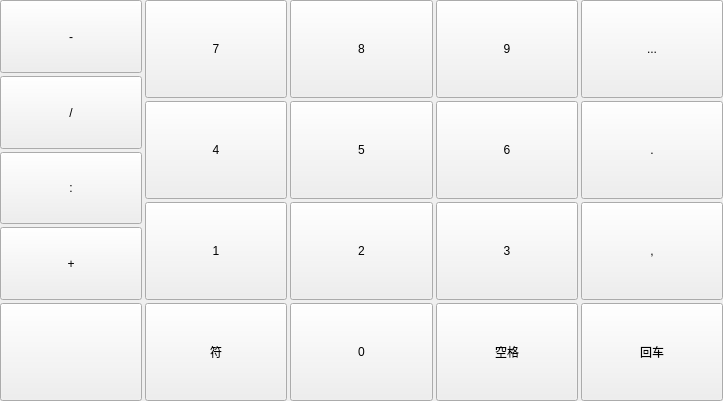
<?xml version="1.0" encoding="UTF-8"?>
<ui version="4.0">
 <class>FormNumPad</class>
 <widget class="QWidget" name="FormNumPad">
  <property name="geometry">
   <rect>
    <x>0</x>
    <y>0</y>
    <width>723</width>
    <height>401</height>
   </rect>
  </property>
  <property name="windowTitle">
   <string>Form</string>
  </property>
  <layout class="QGridLayout" name="gridLayout">
   <property name="margin">
    <number>0</number>
   </property>
   <property name="spacing">
    <number>3</number>
   </property>
   <item row="0" column="0" rowspan="3">
    <layout class="QVBoxLayout" name="verticalLayout">
     <property name="spacing">
      <number>3</number>
     </property>
     <item>
      <widget class="QToolButton" name="toolButton_Minus">
       <property name="sizePolicy">
        <sizepolicy hsizetype="Preferred" vsizetype="Preferred">
         <horstretch>0</horstretch>
         <verstretch>0</verstretch>
        </sizepolicy>
       </property>
       <property name="focusPolicy">
        <enum>Qt::NoFocus</enum>
       </property>
       <property name="text">
        <string>-</string>
       </property>
      </widget>
     </item>
     <item>
      <widget class="QToolButton" name="toolButton_Line">
       <property name="sizePolicy">
        <sizepolicy hsizetype="Preferred" vsizetype="Preferred">
         <horstretch>0</horstretch>
         <verstretch>0</verstretch>
        </sizepolicy>
       </property>
       <property name="focusPolicy">
        <enum>Qt::NoFocus</enum>
       </property>
       <property name="text">
        <string>/</string>
       </property>
      </widget>
     </item>
     <item>
      <widget class="QToolButton" name="toolButton_Colon">
       <property name="sizePolicy">
        <sizepolicy hsizetype="Preferred" vsizetype="Preferred">
         <horstretch>0</horstretch>
         <verstretch>0</verstretch>
        </sizepolicy>
       </property>
       <property name="focusPolicy">
        <enum>Qt::NoFocus</enum>
       </property>
       <property name="text">
        <string>:</string>
       </property>
      </widget>
     </item>
     <item>
      <widget class="QToolButton" name="toolButton_Plus">
       <property name="sizePolicy">
        <sizepolicy hsizetype="Preferred" vsizetype="Preferred">
         <horstretch>0</horstretch>
         <verstretch>0</verstretch>
        </sizepolicy>
       </property>
       <property name="focusPolicy">
        <enum>Qt::NoFocus</enum>
       </property>
       <property name="text">
        <string>+</string>
       </property>
      </widget>
     </item>
    </layout>
   </item>
   <item row="0" column="1">
    <widget class="QToolButton" name="toolButton_7">
     <property name="sizePolicy">
      <sizepolicy hsizetype="Preferred" vsizetype="Preferred">
       <horstretch>0</horstretch>
       <verstretch>0</verstretch>
      </sizepolicy>
     </property>
     <property name="focusPolicy">
      <enum>Qt::NoFocus</enum>
     </property>
     <property name="text">
      <string>7</string>
     </property>
    </widget>
   </item>
   <item row="0" column="2">
    <widget class="QToolButton" name="toolButton_8">
     <property name="sizePolicy">
      <sizepolicy hsizetype="Preferred" vsizetype="Preferred">
       <horstretch>0</horstretch>
       <verstretch>0</verstretch>
      </sizepolicy>
     </property>
     <property name="focusPolicy">
      <enum>Qt::NoFocus</enum>
     </property>
     <property name="text">
      <string>8</string>
     </property>
    </widget>
   </item>
   <item row="0" column="3">
    <widget class="QToolButton" name="toolButton_9">
     <property name="sizePolicy">
      <sizepolicy hsizetype="Preferred" vsizetype="Preferred">
       <horstretch>0</horstretch>
       <verstretch>0</verstretch>
      </sizepolicy>
     </property>
     <property name="focusPolicy">
      <enum>Qt::NoFocus</enum>
     </property>
     <property name="text">
      <string>9</string>
     </property>
    </widget>
   </item>
   <item row="0" column="4">
    <widget class="QToolButton" name="toolButton_BackSpace">
     <property name="sizePolicy">
      <sizepolicy hsizetype="Preferred" vsizetype="Preferred">
       <horstretch>0</horstretch>
       <verstretch>0</verstretch>
      </sizepolicy>
     </property>
     <property name="focusPolicy">
      <enum>Qt::NoFocus</enum>
     </property>
     <property name="text">
      <string>...</string>
     </property>
     <property name="icon">
      <iconset resource="keypad.qrc">
       <normaloff>:/new/keypad/picture/keypad/arrow-big-01.png</normaloff>:/new/keypad/picture/keypad/arrow-big-01.png</iconset>
     </property>
     <property name="iconSize">
      <size>
       <width>24</width>
       <height>24</height>
      </size>
     </property>
    </widget>
   </item>
   <item row="1" column="1">
    <widget class="QToolButton" name="toolButton_4">
     <property name="sizePolicy">
      <sizepolicy hsizetype="Preferred" vsizetype="Preferred">
       <horstretch>0</horstretch>
       <verstretch>0</verstretch>
      </sizepolicy>
     </property>
     <property name="focusPolicy">
      <enum>Qt::NoFocus</enum>
     </property>
     <property name="text">
      <string>4</string>
     </property>
    </widget>
   </item>
   <item row="1" column="2">
    <widget class="QToolButton" name="toolButton_5">
     <property name="sizePolicy">
      <sizepolicy hsizetype="Preferred" vsizetype="Preferred">
       <horstretch>0</horstretch>
       <verstretch>0</verstretch>
      </sizepolicy>
     </property>
     <property name="focusPolicy">
      <enum>Qt::NoFocus</enum>
     </property>
     <property name="text">
      <string>5</string>
     </property>
    </widget>
   </item>
   <item row="1" column="3">
    <widget class="QToolButton" name="toolButton_6">
     <property name="sizePolicy">
      <sizepolicy hsizetype="Preferred" vsizetype="Preferred">
       <horstretch>0</horstretch>
       <verstretch>0</verstretch>
      </sizepolicy>
     </property>
     <property name="focusPolicy">
      <enum>Qt::NoFocus</enum>
     </property>
     <property name="text">
      <string>6</string>
     </property>
    </widget>
   </item>
   <item row="1" column="4">
    <widget class="QToolButton" name="toolButton_Dot">
     <property name="sizePolicy">
      <sizepolicy hsizetype="Preferred" vsizetype="Preferred">
       <horstretch>0</horstretch>
       <verstretch>0</verstretch>
      </sizepolicy>
     </property>
     <property name="focusPolicy">
      <enum>Qt::NoFocus</enum>
     </property>
     <property name="text">
      <string>.</string>
     </property>
    </widget>
   </item>
   <item row="2" column="1">
    <widget class="QToolButton" name="toolButton_1">
     <property name="sizePolicy">
      <sizepolicy hsizetype="Preferred" vsizetype="Preferred">
       <horstretch>0</horstretch>
       <verstretch>0</verstretch>
      </sizepolicy>
     </property>
     <property name="focusPolicy">
      <enum>Qt::NoFocus</enum>
     </property>
     <property name="text">
      <string>1</string>
     </property>
    </widget>
   </item>
   <item row="2" column="2">
    <widget class="QToolButton" name="toolButton_2">
     <property name="sizePolicy">
      <sizepolicy hsizetype="Preferred" vsizetype="Preferred">
       <horstretch>0</horstretch>
       <verstretch>0</verstretch>
      </sizepolicy>
     </property>
     <property name="focusPolicy">
      <enum>Qt::NoFocus</enum>
     </property>
     <property name="text">
      <string>2</string>
     </property>
    </widget>
   </item>
   <item row="2" column="3">
    <widget class="QToolButton" name="toolButton_3">
     <property name="sizePolicy">
      <sizepolicy hsizetype="Preferred" vsizetype="Preferred">
       <horstretch>0</horstretch>
       <verstretch>0</verstretch>
      </sizepolicy>
     </property>
     <property name="focusPolicy">
      <enum>Qt::NoFocus</enum>
     </property>
     <property name="text">
      <string>3</string>
     </property>
    </widget>
   </item>
   <item row="2" column="4">
    <widget class="QToolButton" name="toolButton_Comma">
     <property name="sizePolicy">
      <sizepolicy hsizetype="Preferred" vsizetype="Preferred">
       <horstretch>0</horstretch>
       <verstretch>0</verstretch>
      </sizepolicy>
     </property>
     <property name="focusPolicy">
      <enum>Qt::NoFocus</enum>
     </property>
     <property name="text">
      <string>,</string>
     </property>
    </widget>
   </item>
   <item row="4" column="2">
    <widget class="QToolButton" name="toolButton_0">
     <property name="sizePolicy">
      <sizepolicy hsizetype="Preferred" vsizetype="Preferred">
       <horstretch>0</horstretch>
       <verstretch>0</verstretch>
      </sizepolicy>
     </property>
     <property name="focusPolicy">
      <enum>Qt::NoFocus</enum>
     </property>
     <property name="text">
      <string>0</string>
     </property>
    </widget>
   </item>
   <item row="4" column="3">
    <widget class="QToolButton" name="toolButton_Space">
     <property name="sizePolicy">
      <sizepolicy hsizetype="Preferred" vsizetype="Preferred">
       <horstretch>0</horstretch>
       <verstretch>0</verstretch>
      </sizepolicy>
     </property>
     <property name="focusPolicy">
      <enum>Qt::NoFocus</enum>
     </property>
     <property name="text">
      <string>空格</string>
     </property>
    </widget>
   </item>
   <item row="4" column="4">
    <widget class="QToolButton" name="toolButton_Enter">
     <property name="sizePolicy">
      <sizepolicy hsizetype="Preferred" vsizetype="Preferred">
       <horstretch>0</horstretch>
       <verstretch>0</verstretch>
      </sizepolicy>
     </property>
     <property name="focusPolicy">
      <enum>Qt::NoFocus</enum>
     </property>
     <property name="text">
      <string>回车</string>
     </property>
    </widget>
   </item>
   <item row="4" column="1">
    <widget class="QToolButton" name="toolButton_Symbol">
     <property name="sizePolicy">
      <sizepolicy hsizetype="Preferred" vsizetype="Preferred">
       <horstretch>0</horstretch>
       <verstretch>0</verstretch>
      </sizepolicy>
     </property>
     <property name="focusPolicy">
      <enum>Qt::NoFocus</enum>
     </property>
     <property name="text">
      <string>符</string>
     </property>
    </widget>
   </item>
   <item row="4" column="0">
    <widget class="QToolButton" name="toolButton_Return">
     <property name="sizePolicy">
      <sizepolicy hsizetype="Preferred" vsizetype="Preferred">
       <horstretch>0</horstretch>
       <verstretch>0</verstretch>
      </sizepolicy>
     </property>
     <property name="focusPolicy">
      <enum>Qt::NoFocus</enum>
     </property>
     <property name="text">
      <string/>
     </property>
     <property name="icon">
      <iconset resource="keypad.qrc">
       <normaloff>:/new/keypad/picture/keypad/f0e2.png</normaloff>:/new/keypad/picture/keypad/f0e2.png</iconset>
     </property>
     <property name="iconSize">
      <size>
       <width>32</width>
       <height>32</height>
      </size>
     </property>
    </widget>
   </item>
  </layout>
 </widget>
 <resources>
  <include location="keypad.qrc"/>
 </resources>
 <connections/>
</ui>
